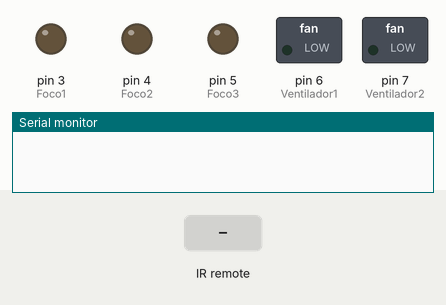
A sketch run on a simulated Arduino Uno, built with avr-gcc and run on an emulated ATmega328P. On the bench: switched loads named in the sketch (green lamp = pin HIGH), output pins drawn as LEDs (lit = HIGH), the last lines printed to the serial monitor. Inputs (shaded band) come from the test bench.

Above: at 1.2 s.
1.3 s: infrared code 0xFF6897 received
At 2.0 s:
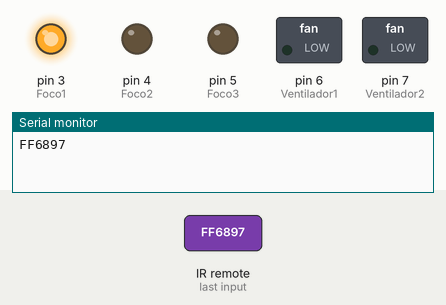
2.8 s: infrared code 0xFF18E7 received
At 3.2 s:
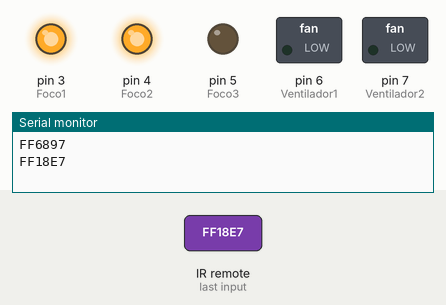
4.3 s: infrared code 0xFF30CF received
At 5.5 s:
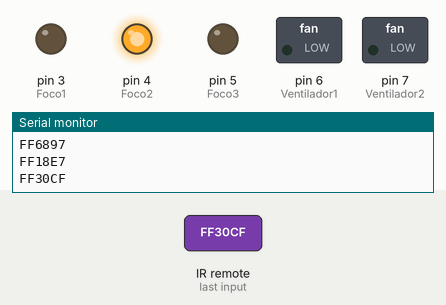
5.8 s: infrared code 0xFF10EF received
At 6.8 s:
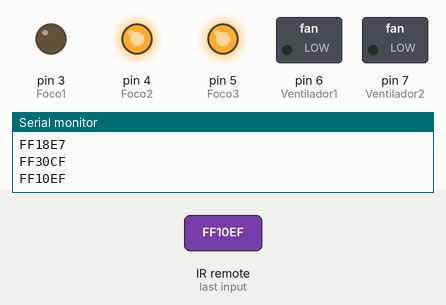
7.3 s: infrared code 0xFF7A85 received
At 8.0 s:
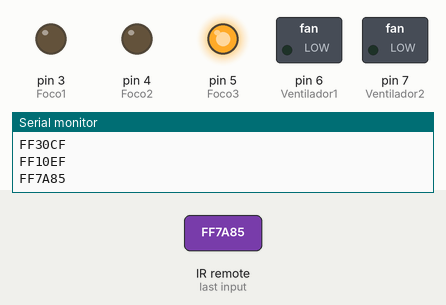
8.8 s: infrared code 0xFF5AA5 received
At 9.3 s:
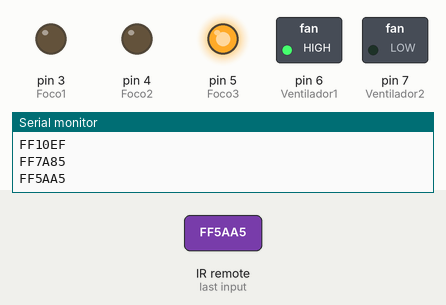
Timing chart, 0 to 11.3 s (numbered marks = the images above; inputs shaded):
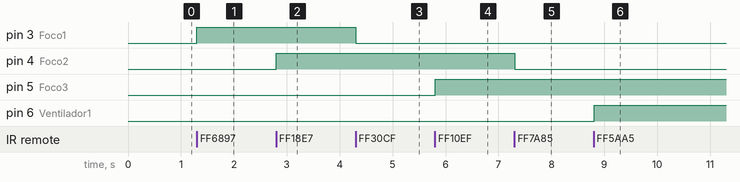

The sketch:

Automatizacion_con_control_infrarrojo.ino
```cpp
// designed by: Juan Rodrigo Guzman Martinez

#include <IRremote.h> // Incluimos la liberia IRremote

#define boton  0xFF6897 // Definimos el codigo hexadecimal de la tecla 0 con el nombre de boton
#define boton1 0xFF30CF // Definimos el codigo hexadecimal de la tecla 1 con el nombre de boton1
#define boton2 0xFF18E7 // Definimos el codigo hexadecimal de la tecla 2 con el nombre de boton2
#define boton3 0xFF7A85 // Definimos el codigo hexadecimal de la tecla 3 con el nombre de boton3
#define boton4 0xFF10EF // Definimos el codigo hexadecimal de la tecla 4 con el nombre de boton4
#define boton5 0xFF38C7 // Definimos el codigo hexadecimal de la tecla 5 con el nombre de boton5
#define boton6 0xFF5AA5 // Definimos el codigo hexadecimal de la tecla 6 con el nombre de boton6
#define boton7 0xFF42BD // Definimos el codigo hexadecimal de la tecla 7 con el nombre de boton7
#define boton8 0xFF4AB5 // Definimos el codigo hexadecimal de la tecla 8 con el nombre de boton8
#define boton9 0xFF52AD // Definimos el codigo hexadecimal de la tecla 9 con el nombre de boton9

int Sensor=2; // Pin donde se conectara el sensor
IRrecv irrecv (Sensor); // Declaramos un objeto y guardamos los datos recibidos en el sensor
decode_results Juan; // Declaramos una variable donde se almacenran los resultados

int Foco1=3; // Definimos Foco1 en el pin 2 del arduino
int Foco2=4; // Definimos Foco2 en el pin 3 del arduino
int Foco3=5; // Definimos Foco3 en el pin 4 del arduino
int Ventilador1=6; // Definimos Ventilador1 en el pin 5 del arduino
int Ventilador2=7; // Definimos Ventilador2 en el pin 6 del arduino

void setup() {
Serial.begin(9600); // Inicializamos el monitor serial a 9600 baudios
irrecv.enableIRIn(); // Inicializamos el infrerrojo
pinMode(Foco1, OUTPUT); // Declaramos Foco1 como una salida
pinMode(Foco2, OUTPUT); // Declaramos Foco2 como una salida
pinMode(Foco3, OUTPUT); // Declaramos Foco3 como una salida
pinMode(Ventilador1, OUTPUT); // Declaramos Ventilador1 como una salida
pinMode(Ventilador2, OUTPUT); // Declaramos Ventilador2 como una salida
}

void loop() {
if(irrecv.decode(&Juan)){
Serial.println(Juan.value, HEX); // Imprimimos en el m onitor serial el codigo hexadecimal de cada tecla

if(Juan.value== boton){ // si el valor es igual al de el boton entonces enciende el Foco1
digitalWrite(Foco1, 1);
}
if(Juan.value== boton1){ // si el valor es igual al de el boton1 entonces apaga el Foco1
digitalWrite(Foco1, 0);
}
if(Juan.value== boton2){ // si el valor es igual al de el boton2 entonces enciende el Foco2
digitalWrite(Foco2, 1);
}
if(Juan.value== boton3){ // si el valor es igual al de el boton3 entonces apaga el Foco2
digitalWrite(Foco2, 0);
}
if(Juan.value== boton4){ // si el valor es igual al de el boton4 entonces enciende el Foco3
digitalWrite(Foco3, 1);
}
if(Juan.value== boton5){ // si el valor es igual al de el boton5 entonces apaga el Foco3
digitalWrite(Foco3, 0);
}
if(Juan.value== boton6){ // si el valor es igual al de el boton6 entonces enciende el Ventilador1
digitalWrite(Ventilador1, 1);
}
if(Juan.value== boton7){ // si el valor es igual al de el boton7 entonces apaga el Ventilador1
digitalWrite(Ventilador1, 0);
}
if(Juan.value== boton8){ // si el valor es igual al de el boton8 entonces enciende el Ventilador2
digitalWrite(Ventilador2, 1);
}
if(Juan.value== boton9){ // si el valor es igual al de el boton9 entonces apaga el Ventilador2
digitalWrite(Ventilador2, 0);
}
irrecv.resume(); // Empezamos un nueva recepcion
}
delay(100); // Damos un retardo de 100 milisegundos
}
```

Measured:
- after the input at 1.3 s, pin 3 (Foco1): LOW → HIGH at once
- after the input at 2.8 s, pin 4 (Foco2): LOW → HIGH at once
- after the input at 4.3 s, pin 3 (Foco1): HIGH → LOW at once
- after the input at 5.8 s, pin 5 (Foco3): LOW → HIGH at once
- after the input at 7.3 s, pin 4 (Foco2): HIGH → LOW at once
- after the input at 8.8 s, pin 6 (Ventilador1): LOW → HIGH at once
